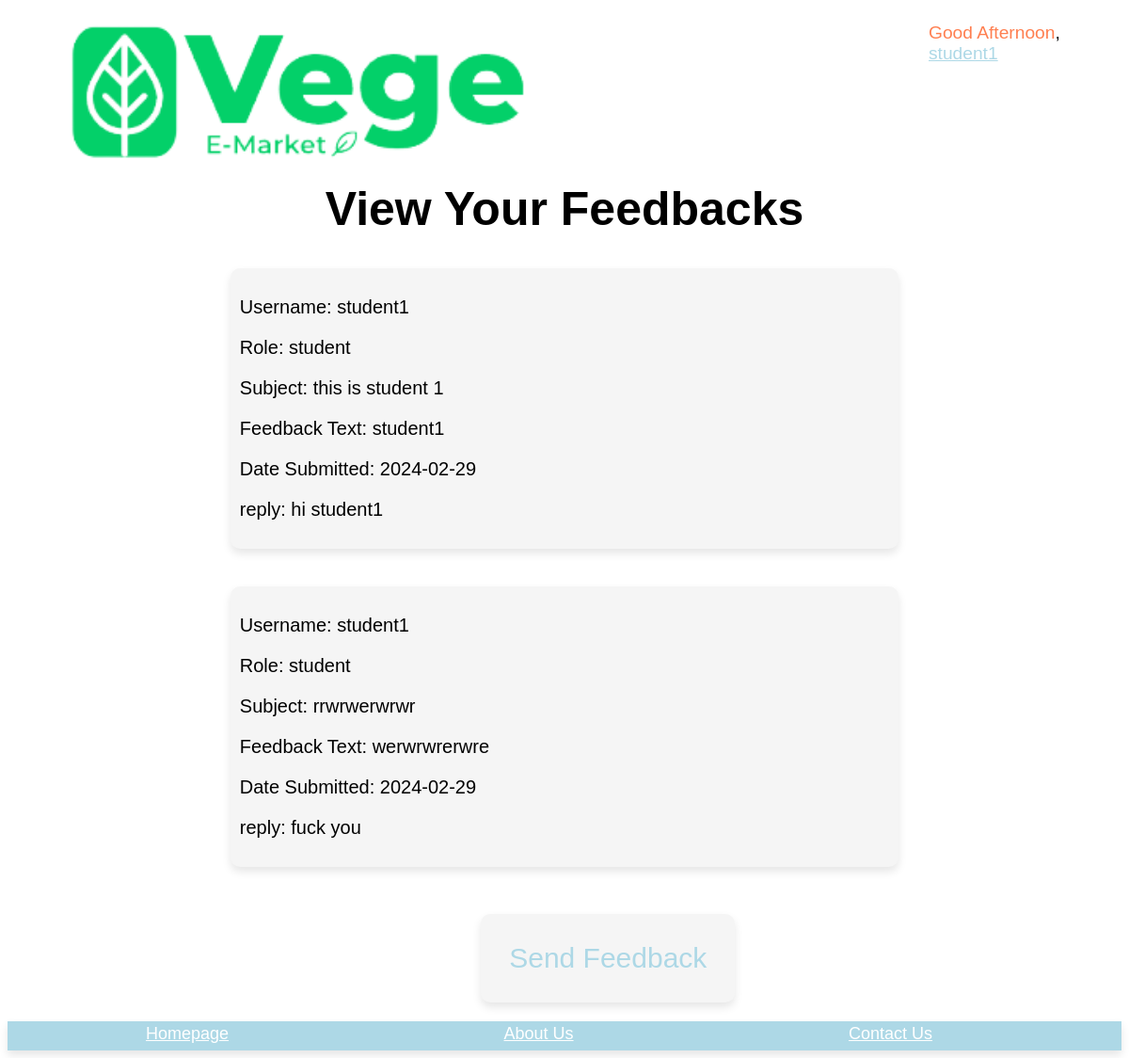
The page /student/view_feedback.php (signed in) on the database as committed earlier.
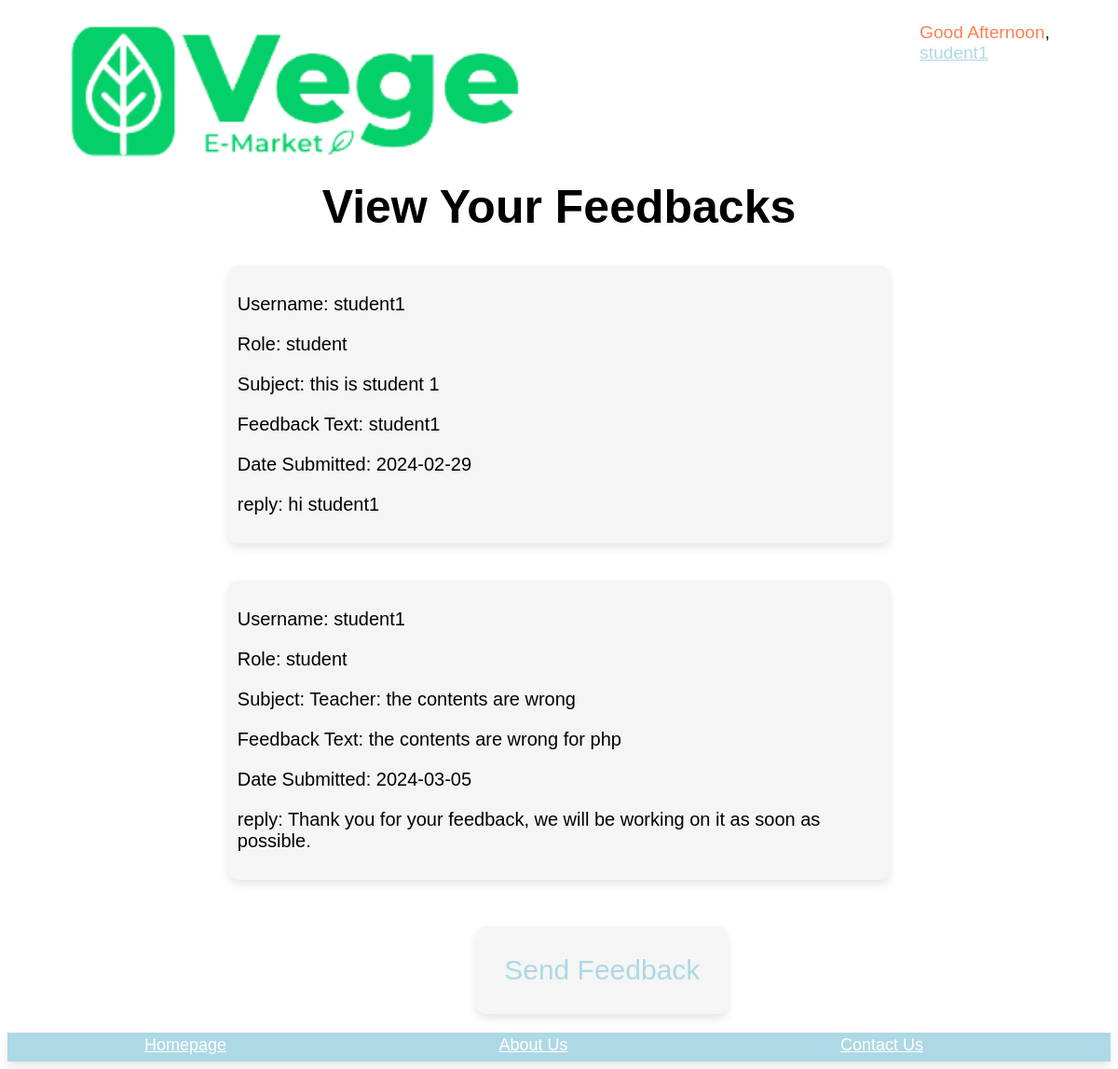
The same page on the database as committed later.
### tables this page shows
CREATE TABLE IF NOT EXISTS `feedback` (
  `feedbackID` varchar(100) NOT NULL,
  `userID` varchar(100) NOT NULL,
  `Feedback_Text` text NOT NULL,
  `subject` varchar(500) NOT NULL,
  `date_created` date NOT NULL,
  `reply` varchar(9999) NOT NULL,
  PRIMARY KEY (`feedbackID`),
  KEY `userID` (`userID`)
);

CREATE TABLE IF NOT EXISTS `user` (
  `userID` varchar(100) NOT NULL,
  `username` varchar(100) NOT NULL,
  `gender` varchar(10) NOT NULL,
  `email` varchar(100) NOT NULL,
  `phone` varchar(100) NOT NULL,
  `birthday` date NOT NULL,
  `password` varchar(100) NOT NULL,
  `AccStatus` varchar(100) NOT NULL,
  `role` varchar(10) NOT NULL,
  `Profile_Pic` varchar(255) NOT NULL,
  PRIMARY KEY (`userID`)
);

### student/view_feedback.php (the view, shortened to what this page needs)
<?php
include '../includes/student_header.php';
$currentUserID = $_SESSION['userID'];
$selectFeedbackQuery = "SELECT feedback.*, user.username, user.role FROM feedback
                        INNER JOIN user ON feedback.userID = user.userID
                        WHERE feedback.userID = '$currentUserID'";
$feedbackResult = mysqli_query($conn, $selectFeedbackQuery);
?>
<!DOCTYPE html>
<html lang="en">
<head>
</head>
<body>
    <h1> View Your Feedbacks</h1>
    <?php
    if (mysqli_num_rows($feedbackResult) > 0) {
        while ($row = mysqli_fetch_assoc($feedbackResult)) {
            echo "<div class='feedback-container'>";
            echo "<div class='feedback-content'>";
            echo "<p>Username: {$row['username']}</p>";
            echo "<p>Role: {$row['role']}</p>";
            echo "<p>Subject: {$row['subject']}</p>";
            echo "<p>Feedback Text: {$row['Feedback_Text']}</p>";
            echo "<p>Date Submitted: {$row['date_created']}</p>";
            echo "<p>reply: {$row['reply']}</p>";
            echo "</div>";
            echo "</div>";
        }
    } else {
        echo "<h2>Currently you don't have any feedbacks.</h2>";
    }
    ?>
    <div class='send-feedback'>
    <a type="button" value="Send Feedback" class="form-btn" href='./feedback.php'>Send Feedback</a>
    </div>
    </body>
    </html>
    <?php
    include '../includes/footer.php';
?>

Rows that differ between the two databases and show on the page:
removed feedback: userID.username "student1", userID.role "student", subject "rrwrwerwrwr", Feedback_Text "werwrwrerwre", date_created "2024-02-29", reply "fuck you"
added feedback: userID.username "student1", userID.role "student", subject "Teacher: the contents are wrong", Feedback_Text "the contents are wrong for php", date_created "2024-03-05", reply "Thank you for your feedback, we will be working on it as soon as possible."
